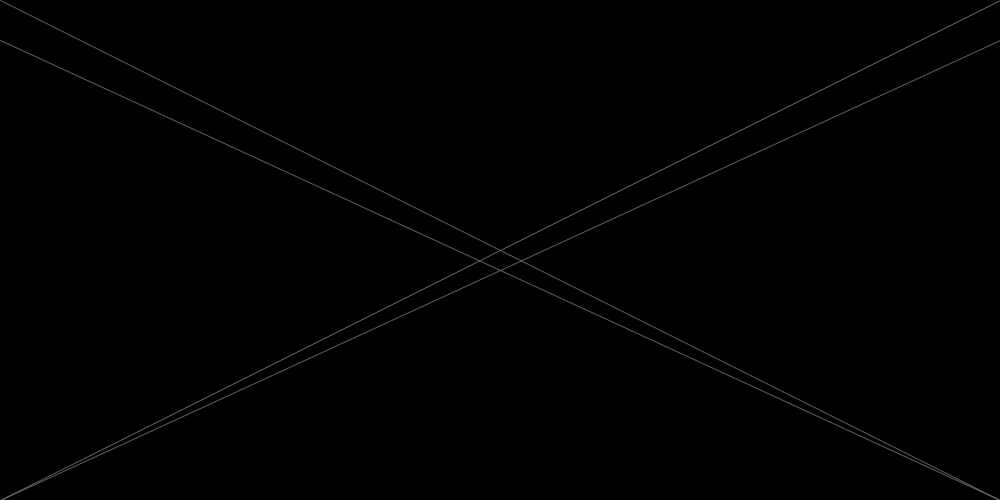
Frame 1 (no input)
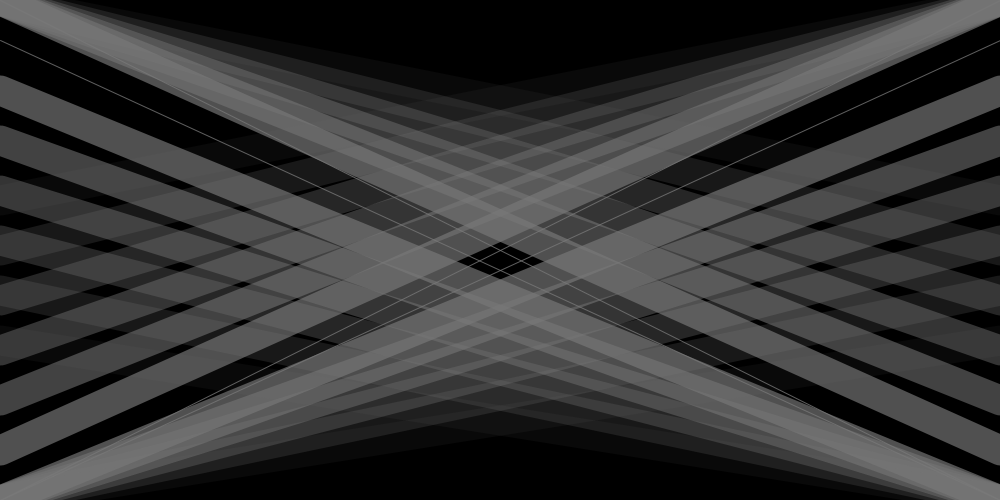
Frame 60 (the mouse pressed at the canvas centre just before this capture)
Frame 120 (the mouse held since frame 60 and released just before this capture): identical to frame 60, image omitted

The Processing sketch that drew these frames (run headless with seeded random() and noise(); from frame 60 on, the mouse is pressed at the canvas centre):

// Processing sketch: processing_32084
// ── processing_32084.pde

int x =0;
int y =0;
int w =1000;
int h =500;

int a = 120;
int b = 200;

int e = 1000;
int d = 0;
int f = 0;
int g = 500;

int x2 = 40;

int a2 = 1000;
int b2 = 500;
int c2 = 0;
int d2 = 40;

int j =0;
int k =500;
int l =1000;
int m =40;

void setup()
{
  size(1000,500);
  
 
  background(0);
}

void draw ()
{
stroke(a, b);
b = b - 30;
  line(x,y,w,h );
  h= h - 50;
  smooth();
 
line(e,d, f,g);
g = g - 50;
smooth();
  
line(j,k,l,m);
m = m + 50;
smooth();


line(a2,b2,c2,d2);
d2 = d2 + 50;
smooth();

strokeWeight(30);
  }
